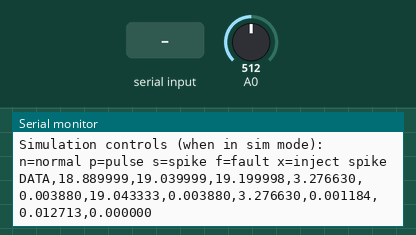
Bench run of a program on a simulated Arduino Uno, built with avr-gcc and run on an emulated ATmega328P. Parts: the last lines printed to the serial monitor. The inputs (shaded band) are chosen by the test bench; at power-on: A0 = 512. Random numbers use the default seed unless the program sets one.

Above: at 1.2 s.
1.3 s: "mode \n" received over Serial
At 1.8 s:
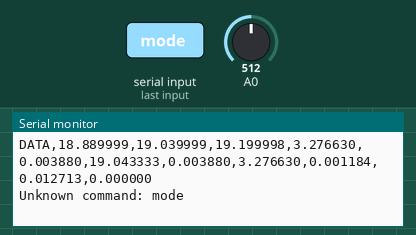
2.8 s: "sim\n" received over Serial
At 2.96 s:
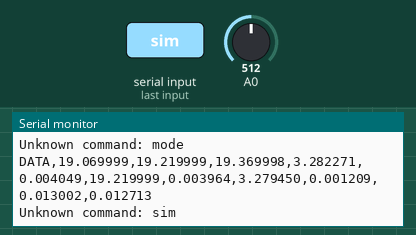
4.3 s: "hw\n" received over Serial
At 4.9 s:
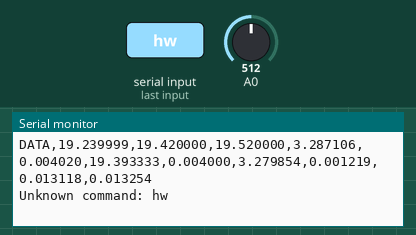
5.8 s: "hard\n" received over Serial
At 5.96 s:
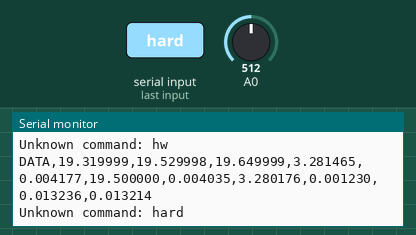
7.3 s: "scenario \n" received over Serial
At 7.9 s:
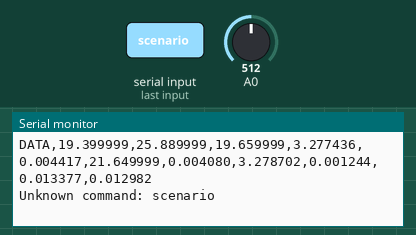
8.8 s: "auto\n" received over Serial
At 8.96 s:
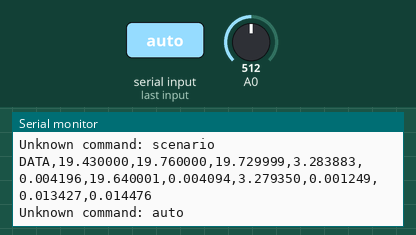
Timing chart, 0 to 11.3 s (numbered marks = the images above; inputs shaded):
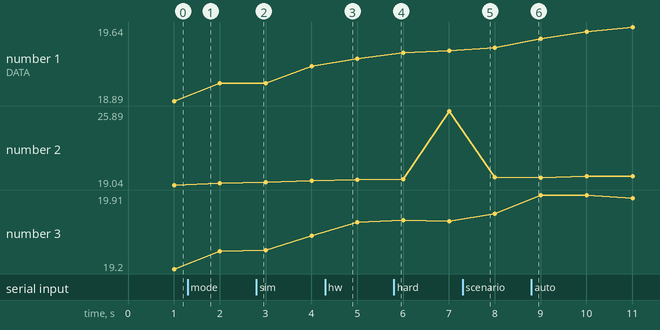

Measured:
- after the input at 1.3 s, the serial monitor: prints a new line at once (image 1)
- after the input at 2.8 s, the serial monitor: prints a new line at once (image 2)
- after the input at 4.3 s, the serial monitor: prints a new line at once (image 3)
- after the input at 5.8 s, the serial monitor: prints a new line at once (image 4)
- after the input at 7.3 s, the serial monitor: prints a new line at once (image 5)
- after the input at 8.8 s, the serial monitor: prints a new line at once (image 6)

The program:

main.cpp
```cpp
#include <Arduino.h>
#include <sensors.h>

static unsigned long sampling_period = 0;
SensorReadings readingsArray[10] = {0, 0, 0, 0, 0, 0, 0, 0, 0, 0};
int index = 0;
static Features lastFeatures = {0};              // store previous features across iterations
static String cmdBuffer; // buffer for incoming serial text lines

void setup() {
  Serial.begin(115200);
  while (!Serial && millis() < 2000) {} // brief wait for Serial on some boards

  randomSeed(analogRead(A0)); // seed RNG from floating analog pin
  initSensorSimulator(analogRead(A0) ^ (unsigned long)micros()); // deterministic-ish seed for sim
  setSensorMode(SENSOR_MODE_SIMULATION); // default to simulation
  setSimulationScenario(SIM_AUTO); // start in automatic probabilistic mode by default
  Serial.println("Simulator ready. Default: AUTO mode. Commands:");
  Serial.println("  m - toggle sensor mode (simulation/hardware)");
  Serial.println("  a - enable AUTO (random faults/spikes/pulses)");
  Serial.println("Simulation controls (when in sim mode): n=normal p=pulse s=spike f=fault x=inject spike");

  int sampling_freq = 1; // Hz
  sampling_period = 1000UL / sampling_freq; // ms
}

static const char* scenarioToString(SimScenario s) {
  switch (s) {
    case SIM_NORMAL: return "NORMAL";
    case SIM_PULSE:  return "PULSE";
    case SIM_SPIKE:  return "SPIKE";
    case SIM_FAULTY: return "FAULTY";
    case SIM_AUTO:   return "AUTO";
    default: return "UNKNOWN";
  }
}

static const char* modeToString(SensorMode m) {
  return (m == SENSOR_MODE_HARDWARE) ? "HARDWARE" : "SIMULATION";
}

static void processSerialLine(String line) {
  line.trim();
  if (line.length() == 0) return;

  // legacy single-char commands
  if (line.length() == 1) {
    char c = line.charAt(0);
    if (c == 'm') {
      if (getSensorMode() == SENSOR_MODE_SIMULATION) {
        setSensorMode(SENSOR_MODE_HARDWARE);
        Serial.println("Sensor mode: HARDWARE (reading analog pins)");
      } else {
        setSensorMode(SENSOR_MODE_SIMULATION);
        Serial.println("Sensor mode: SIMULATION");
      }
      return;
    } else if (c == 'a') { setSimulationScenario(SIM_AUTO); Serial.println("Sim: AUTO (probabilistic events enabled)"); return; }
    else if (c == 'p') { setSimulationScenario(SIM_PULSE); Serial.println("Sim: PULSE"); return; }
    else if (c == 'n') { setSimulationScenario(SIM_NORMAL); Serial.println("Sim: NORMAL"); return; }
    else if (c == 's') { setSimulationScenario(SIM_SPIKE); Serial.println("Sim: SPIKE"); return; }
    else if (c == 'f') { setSimulationScenario(SIM_FAULTY); Serial.println("Sim: FAULTY"); return; }
    else if (c == 'x') { simInjectSpike(0.05f, 3000); Serial.println("Injected spike"); return; }
    // unknown single-char => fall-through to message below
  }

  // robust textual commands (case-insensitive)
  String cmd = line;
  cmd.toLowerCase();

  if (cmd.startsWith("mode ")) {
    String val = cmd.substring(5); val.trim();
    if (val.startsWith("sim")) { setSensorMode(SENSOR_MODE_SIMULATION); Serial.println("Sensor mode: SIMULATION"); }
    else if (val.startsWith("hw") || val.startsWith("hard")) { setSensorMode(SENSOR_MODE_HARDWARE); Serial.println("Sensor mode: HARDWARE"); }
    else { Serial.print("Unknown mode: "); Serial.println(val); }
    return;
  }

  if (cmd.startsWith("scenario ")) {
    String val = cmd.substring(9); val.trim();
    if (val.startsWith("auto")) { setSimulationScenario(SIM_AUTO); Serial.println("Sim: AUTO"); }
    else if (val.startsWith("normal")) { setSimulationScenario(SIM_NORMAL); Serial.println("Sim: NORMAL"); }
    else if (val.startsWith("pulse")) { setSimulationScenario(SIM_PULSE); Serial.println("Sim: PULSE"); }
    else if (val.startsWith("spike")) { setSimulationScenario(SIM_SPIKE); Serial.println("Sim: SPIKE"); }
    else if (val.startsWith("fault") || val.startsWith("faulty")) { setSimulationScenario(SIM_FAULTY); Serial.println("Sim: FAULTY"); }
    else { Serial.print("Unknown scenario: "); Serial.println(val); }
    return;
  }

  if (cmd.startsWith("auto ")) {
    String val = cmd.substring(5); val.trim();
    if (val.startsWith("on")) { setSimulationScenario(SIM_AUTO); Serial.println("Sim: AUTO"); return; }
    else if (val.startsWith("off")) { setSimulationScenario(SIM_NORMAL); Serial.println("Sim: NORMAL"); return; }
  }

  // inject [sensorIndex] [amp] [duration_ms]  OR  inject spike [amp] [duration_ms]
  if (cmd.startsWith("inject")) {
    char buf[120];
    cmd.toCharArray(buf, sizeof(buf));
    int sindex; float amp; unsigned long dur;
    if (sscanf(buf, "inject %d %f %lu", &sindex, &amp, &dur) == 3) {
      simInjectSensorSpike(sindex, amp, dur);
      Serial.print("Injected sensor spike: idx="); Serial.print(sindex);
      Serial.print(" amp="); Serial.print(amp); Serial.print(" dur="); Serial.println(dur);
      return;
    }
    if (sscanf(buf, "inject spike %f %lu", &amp, &dur) == 2) {
      simInjectSpike(amp, dur);
      Serial.print("Injected global spike amp="); Serial.print(amp); Serial.print(" dur="); Serial.println(dur);
      return;
    }
    Serial.print("Could not parse inject command: "); Serial.println(line);
    return;
  }

  if (cmd.equals("status")) {
    Serial.print("Sensor mode: "); Serial.println(modeToString(getSensorMode()));
    Serial.print("Simulation scenario: "); Serial.println(scenarioToString(getSimulationScenario()));
    return;
  }

  Serial.print("Unknown command: "); Serial.println(line);
}

float computeArrayMean(float arr[], int size) {
  if (size <= 0) return 0.0f;            // avoid divide-by-zero / invalid means
  float sum = 0.0f;
  for (int i = 0; i < size; ++i) {
    sum += arr[i];
  }
  return sum / size;
}

Features getFeatures(SensorReadings readingsArray[], Features oldFeatures, int i) {
  Features features;
  features.time = millis() / 1000.0f;
  features.capacity = 100.0f;
  features.temperature = (readingsArray[0].temp1 + readingsArray[0].temp2 + readingsArray[0].temp3) / 3.0f;

  int prev_count = (i > 0) ? i : 0;      // treat negative/zero i as "no previous samples"
  int new_count = prev_count + 1;

  // handle first iteration (no previous features) safely
  if (prev_count == 0 || oldFeatures.count_all <= 0) {
    features.i_mean_all = readingsArray[0].current;
    features.v_mean_all = readingsArray[0].voltage;
  } else {
    features.i_mean_all = (oldFeatures.i_mean_all * prev_count + readingsArray[0].current) / (prev_count + 1);
    features.v_mean_all = (oldFeatures.v_mean_all * prev_count + readingsArray[0].voltage) / (prev_count + 1);
  }

  // compute iv and power means using only available valid samples (up to 10)
  int valid_samples = (new_count < 10) ? new_count : 10;
  float iv[10];
  int iv_count = 0;
  float power_vals[10];
  int power_count = 0;
  for (int k = 0; k < valid_samples; ++k) {
    float v = readingsArray[k].voltage;
    float c = readingsArray[k].current;
    if (v != 0.0f) iv[iv_count++] = c / v;
    if (v != 0.0f || c != 0.0f) power_vals[power_count++] = v * c;
  }
  features.i_v_ratio_10 = computeArrayMean(iv, iv_count);
  features.power_mean_10 = computeArrayMean(power_vals, power_count);

  // previous power only valid if we have at least one previous sample
  features.power_prev = (prev_count >= 1) ? (readingsArray[1].voltage * readingsArray[1].current) : 0.0f;

  features.count_all = new_count;
  features.i_v_ratio = (readingsArray[0].voltage != 0.0f) ? (readingsArray[0].current / readingsArray[0].voltage) : 0.0f;
  return features;
}

void loop() {
  // read incoming serial lines non-blocking and process them
  while (Serial.available()) {
    char ch = Serial.read();
    if (ch == '\r') continue;
    if (ch == '\n') {
      if (cmdBuffer.length() > 0) {
        processSerialLine(cmdBuffer);
        cmdBuffer = "";
      }
    } else {
      cmdBuffer += ch;
      if (cmdBuffer.length() > 128) cmdBuffer = cmdBuffer.substring(0, 128); // cap buffer
    }
  }

  static unsigned long last = 0;
  unsigned long now = millis();
  if (now - last >= sampling_period) {
    last = now;
    SensorReadings r = getSensorsReadings();
    for (int i = 9; i > 0; --i) readingsArray[i] = readingsArray[i - 1];
    readingsArray[0] = r;

    // pass lastFeatures (zero-initialized on first call)
    Features f = getFeatures(readingsArray, lastFeatures, index);

    serialPrintReadings(r, f);

    lastFeatures = f;   // save for next iteration
    ++index;            // increment sample counter AFTER using it
  }
}
```

sensors.h
```cpp
#pragma once
#include <Arduino.h>

struct SensorReadings {
  float temp1;
  float temp2;
  float temp3;
  float voltage;
  float current;
};

struct Features {
    float time;
    float capacity;
    float temperature;
    float i_mean_all;
    float i_v_ratio_10;
    float v_mean_all;
    float power_mean_10;
    float count_all;
    float power_prev;
    float i_v_ratio;
};

// New enums for mode / scenarios
enum SensorMode { SENSOR_MODE_SIMULATION = 0, SENSOR_MODE_HARDWARE = 1 };
enum SimScenario { SIM_NORMAL = 0, SIM_PULSE = 1, SIM_SPIKE = 2, SIM_FAULTY = 3, SIM_AUTO = 4 };

SensorReadings getSensorsReadings();
float whiteNoise(float mean, float stddev);

// Simulation control / configuration
void initSensorSimulator(uint32_t seed = 0);
void setSensorMode(SensorMode mode);
SensorMode getSensorMode();
void setSimulationScenario(SimScenario s);
void simInjectSpike(float amplitude, unsigned long duration_ms);

// Automatic / probabilistic event parameters (probabilities are per-second)
void setAutoProbabilities(float spikeProbPerSec, float faultProbPerSec, float glitchProbPerSec, float pulseProbPerSec);

// per-sensor injection helper (sensorIndex: 0=temp1,1=temp2,2=temp3,3=voltage,4=current)
void simInjectSensorSpike(int sensorIndex, float amplitude, unsigned long duration_ms);

// Hardware mapping helpers (defaults are A0..A4)
void setAnalogPins(uint8_t temp1Pin, uint8_t temp2Pin, uint8_t temp3Pin, uint8_t voltagePin, uint8_t currentPin);
void setADCParameters(float vref, int resolution);
void setVoltageScaling(float scale);
void setCurrentScaling(float scale);

// make getFeatures visible to other translation units
Features getFeatures(SensorReadings readingsArray[], Features oldFeatures, int i);

void serialPrintReadings(SensorReadings r, Features f);

// helpers
SimScenario getSimulationScenario(); // new: query current simulation scenario
```

Source omitted: sensors.cpp (14834 bytes)
